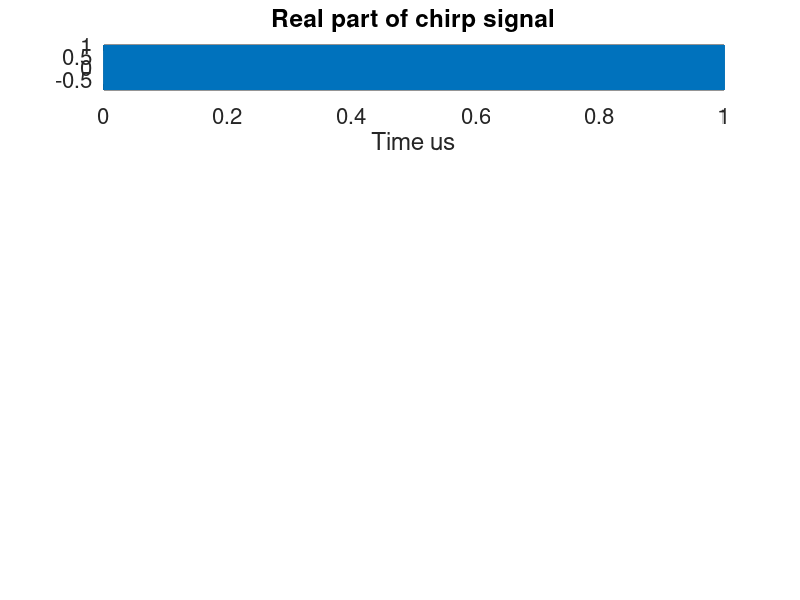

This figure's MATLAB source: (Note: this script raises an error after producing the figure.)
clear; clc
set(0,'defaultaxesfontsize',16);
set(0,'defaulttextfontsize',16);

%------------------------------------------------------------------------
% linear signal
T=1e-4;                                 %PRI=100us
B=30e6;                                 %bandwise 30MHz 
alpha=B/T;                                     
fc=80e6;
fs=10*max(fc,B);Ts=1/fs;     
c=3e8;            
d=10000;     
tau=2*d/c;                            %time delay 
N=T/Ts;
t=linspace(0,T,N);
noise = .1;
fft_res = 32768;

% Transmitted signal
St0=exp(1j*pi*(fc*t+0.5*alpha*t.^2));
f=linspace(-fs/2,fs/2,N);
subplot(6,1,1);
plot(t*1e4,real(St0)); 
xlabel('Time us'); 
title('Real part of chirp signal'); 
grid on;axis tight;
[St0_fft,f]= TwoSidedFFT( St0,fs,7500 );
subplot(6,1,2);
plot(f,abs(St0_fft));

% Recieved signal
Sr0=exp(1j*pi*(fc*(t-tau)+0.5*alpha*(t-tau).^2));
subplot(6,1,3);
plot(t*1e4,real(Sr0)); 
xlabel('Time us'); 
title('Real part of chirp signal'); 
grid on;axis tight;
[Sr0_fft,f]= TwoSidedFFT( Sr0,fs,7500 );
subplot(6,1,4);
plot(f,abs(Sr0_fft));

% Beat signal
Sb0=St0./Sr0;
subplot(6,1,5);
plot(t*1e4,real(Sb0)); 
xlabel('Time us'); 
title('Real part of beat signal'); 
grid on;axis tight;
[Sb0_fft,f]= TwoSidedFFT(Sb0,fs,7500 );
subplot(6,1,6);
plot(f,abs(Sb0_fft));

% close all figures
close all;

% Generate VCO noise
n = random('norm',0,noise,1,length(t));
cn = cumsum(n);
cn_tau = [zeros(1,round(tau*fs)), cumsum(n)];
cn_tau = cn_tau(1:length(cn));

se_t = exp(1j*2*pi*cn);

% Generate noisy beat signal
sif1 = exp(1j*(2*pi*(fc*tau+alpha*t*tau - .5*alpha*(tau.^2) + cn - cn_tau)));

% remove tx nonlinearitiy
sif2 = sif1 .* conj(se_t);

% plot sif1
[sif1fft,f]= TwoSidedFFT(sif1,fs,fft_res );
subplot(4,1,1);
plot(f,abs(sif1fft));
title('spectrum of single stationary target with noisy VCO');
xlabel('frequency');
ylabel('amplitude');

% plot sif2
[sif2fft,f]= TwoSidedFFT(sif2,fs,fft_res );
subplot(4,1,2);
plot(f,abs(sif2fft));
title('spectrum of single stationary, corrected for transmitter nonlinearity');
xlabel('frequency (Hz)');
ylabel('amplitude');

% add range dependant phase shift

[sif2f,f] = twosidedfft(sif2,fs, length(sif2));
sif3 = ifft(ifftshift((sif2f .* (exp(-1j*pi*(f.^2)/alpha)))));

[sef,f] = twosidedfft(exp(1j*cn_tau),fs, length(se_t));
se_rvp =  ifft(ifftshift((sef .* (exp(-1j*pi*(f.^2)/alpha)))));

subplot(4,1,3);
[sif3fft,f]= TwoSidedFFT(sif3,fs,fft_res);
plot(f,abs(sif3fft));

% Calculted and plot corrected signal
sif4 = sif3 .* conj(se_rvp);
[sif4fft,f]= twosidedfft(sif4,fs,fft_res);
subplot(4,1,4);
plot(f,abs(sif4fft));

